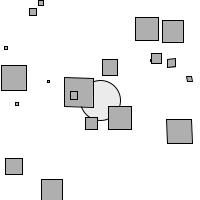
Frame 1 (no input)
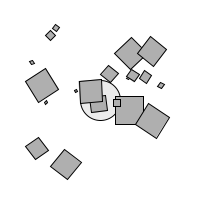
Frame 60 (the mouse pressed at the canvas centre just before this capture)
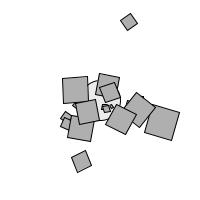
Frame 120 (the mouse held since frame 60 and released just before this capture)

The Processing sketch that drew these frames (run headless with seeded random() and noise(); from frame 60 on, the mouse is pressed at the canvas centre):

// Processing sketch: e02_forces_with_angular_acceleration
// ── e02_forces_with_angular_acceleration.pde
float G = 0.5;

Attractor attractor;
Mover[] movers;

void setup() {
  size(200,200);
  background(255);
  attractor = new Attractor();
  movers = new Mover[20];
  for (int i = 0; i < movers.length; i++)
    movers[i] = new Mover(random(0.1,2),random(0,width),random(0,height));
}

void draw() {
  background(255);
  attractor.display();
  
  Mover mover = null;
  for (int i = 0; i < movers.length; i++) {
    mover = movers[i];
    
    PVector attraction = attractor.attract(mover);
    PVector[] forces = new PVector[]{attraction};
    
    mover.update(forces);
    mover.display();
  }
  
}

class Attractor {
  
  PVector location;
  float mass;
  
  Attractor() {
    location = new PVector(width/2,height/2);
    mass = 20;
  }
  
  PVector attract(Mover mover) {
    PVector result;
    
    PVector displacement = PVector.sub(location,mover.location);
    float distance = constrain(displacement.mag(),5,25);
    
    result = displacement.copy();
    result.normalize();
    float strength = (G * mass * mover.mass) / (distance * distance);
    result.mult(strength);
    
    return result;
  }
  
  void display() {
    stroke(0);
    fill(175,255/4);
    ellipse(location.x,location.y,mass*2,mass*2);
  }
}

class Mover {
  
  float mass;

  PVector location;
  PVector velocity;
  
  float angle;
  float aVelocity;
  
  Mover(float m, float x, float y) {
    mass = m;
    
    location = new PVector(x,y);
    velocity = new PVector(0,0);
    
    angle = 0;
    aVelocity = 0;
  }
  
  void update(PVector[] forces) {
    PVector acceleration = PVector.div(sumVectors(forces),mass);
    velocity.add(acceleration);
    location.add(velocity);
    
    float aAcceleration = acceleration.x;
    aVelocity += aAcceleration;
    aVelocity = constrain(aVelocity,-0.1,0.1);
    angle += aVelocity;
  }
  
  void display() {
    rectMode(CENTER);
    
    pushMatrix();
    
    translate(location.x,location.y);
    rotate(angle);
    
    stroke(0);
    fill(175);
    rect(0,0,16*mass,16*mass);
    
    popMatrix();
  }
}

PVector sumVectors(PVector[] vectors) {
  PVector result = new PVector(0,0);
  for (int i = 0; i < vectors.length; i++)
    result.add(vectors[i]);
  return result;
}
